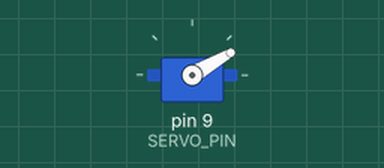
This sketch was run on a simulated Arduino Uno, built with avr-gcc and run on an emulated ATmega328P. Parts: servo.

Above: at 1.1 s.
At 3.1 s:
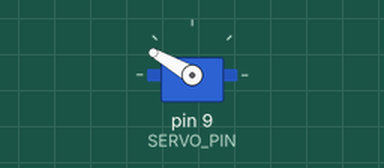
At 4.1 s:
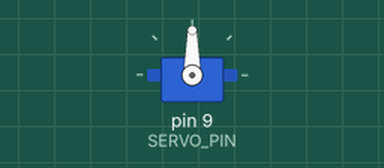
Timing chart, 0 to 5.6 s (numbered marks = the images above):
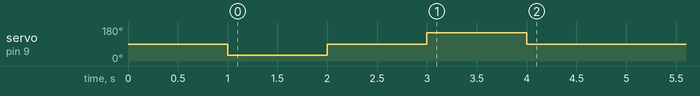

The sketch:

06_servo_check.ino
```cpp
// Проверка сервопривода.

#include <Servo.h>

const int SERVO_PIN = 9;

Servo scanner;

void setup() {
  scanner.attach(SERVO_PIN);

  scanner.write(90);
  delay(1000);

  scanner.write(30);
  delay(1000);

  scanner.write(90);
  delay(1000);

  scanner.write(150);
  delay(1000);

  scanner.write(90);
}

void loop() {
}
```

Measured:
- by itself, servo on pin 9 (SERVO_PIN): 90° → 30° at 1.0 s, → 90° 1.0 s later, → 150° 1.0 s later, → 90° 1.0 s later
